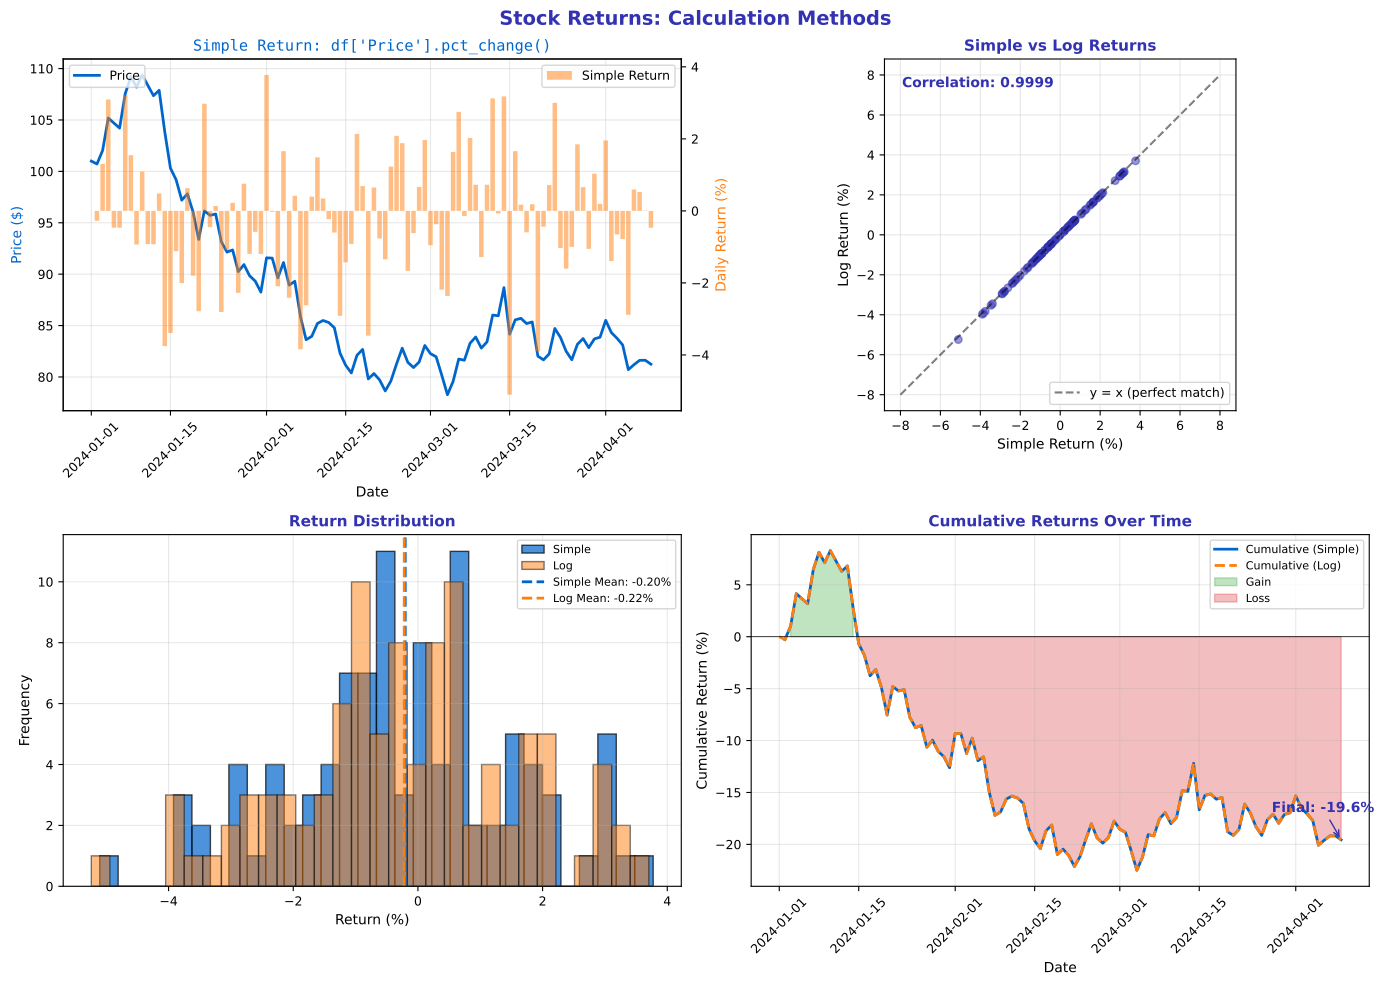

Generate this figure with Python:
"""Returns Calculation - Computing and visualizing stock returns"""
import matplotlib.pyplot as plt
import numpy as np
import pandas as pd
from pathlib import Path

# Standard matplotlib configuration
plt.rcParams.update({
    'font.size': 10,
    'axes.labelsize': 10,
    'axes.titlesize': 11,
    'xtick.labelsize': 9,
    'ytick.labelsize': 9,
    'legend.fontsize': 9,
    'figure.figsize': (10, 6),
    'figure.dpi': 150
})

# Course colors
MLPURPLE = '#3333B2'
MLLAVENDER = '#ADADE0'
MLBLUE = '#0066CC'
MLORANGE = '#FF7F0E'
MLGREEN = '#2CA02C'
MLRED = '#D62728'

# Generate stock price data
np.random.seed(42)
n_days = 100
dates = pd.date_range('2024-01-01', periods=n_days, freq='D')
prices = 100 * np.exp(np.cumsum(np.random.randn(n_days) * 0.02))

# Calculate returns
simple_returns = pd.Series(prices).pct_change() * 100  # Simple returns in %
log_returns = np.log(prices[1:] / prices[:-1]) * 100  # Log returns in %
log_returns = np.insert(log_returns, 0, np.nan)

# Cumulative returns
cumulative_simple = (1 + simple_returns/100).cumprod() - 1
cumulative_log = np.exp(np.nancumsum(log_returns/100)) - 1

fig, axes = plt.subplots(2, 2, figsize=(14, 10))
fig.suptitle('Stock Returns: Calculation Methods', fontsize=14, fontweight='bold', color=MLPURPLE)

# Plot 1: Price and returns comparison
ax1 = axes[0, 0]
ax1_twin = ax1.twinx()
ax1.plot(dates, prices, color=MLBLUE, linewidth=2, label='Price')
ax1_twin.bar(dates, simple_returns, color=MLORANGE, alpha=0.5, width=0.8, label='Simple Return')
ax1.set_xlabel('Date', fontsize=10)
ax1.set_ylabel('Price ($)', fontsize=10, color=MLBLUE)
ax1_twin.set_ylabel('Daily Return (%)', fontsize=10, color=MLORANGE)
ax1.set_title("Simple Return: df['Price'].pct_change()", fontsize=11, color=MLBLUE, family='monospace')
ax1.tick_params(axis='x', rotation=45)
ax1.legend(loc='upper left', fontsize=9)
ax1_twin.legend(loc='upper right', fontsize=9)
ax1.grid(alpha=0.3)

# Plot 2: Simple vs Log returns
ax2 = axes[0, 1]
ax2.scatter(simple_returns[1:], log_returns[1:], alpha=0.5, color=MLPURPLE, s=30)
ax2.plot([-8, 8], [-8, 8], 'k--', alpha=0.5, label='y = x (perfect match)')
ax2.set_xlabel('Simple Return (%)', fontsize=10)
ax2.set_ylabel('Log Return (%)', fontsize=10)
ax2.set_title('Simple vs Log Returns', fontsize=11, fontweight='bold', color=MLPURPLE)
ax2.legend(fontsize=9)
ax2.grid(alpha=0.3)
ax2.set_aspect('equal')

# Add correlation text
corr = np.corrcoef(simple_returns[1:], log_returns[1:])[0, 1]
ax2.text(0.05, 0.95, f'Correlation: {corr:.4f}', transform=ax2.transAxes,
         fontsize=10, va='top', color=MLPURPLE, fontweight='bold')

# Plot 3: Return distribution
ax3 = axes[1, 0]
ax3.hist(simple_returns.dropna(), bins=30, alpha=0.7, color=MLBLUE, edgecolor='black', label='Simple')
ax3.hist(log_returns[1:], bins=30, alpha=0.5, color=MLORANGE, edgecolor='black', label='Log')
ax3.axvline(simple_returns.mean(), color=MLBLUE, linestyle='--', linewidth=2,
            label=f'Simple Mean: {simple_returns.mean():.2f}%')
ax3.axvline(np.nanmean(log_returns), color=MLORANGE, linestyle='--', linewidth=2,
            label=f'Log Mean: {np.nanmean(log_returns):.2f}%')
ax3.set_xlabel('Return (%)', fontsize=10)
ax3.set_ylabel('Frequency', fontsize=10)
ax3.set_title('Return Distribution', fontsize=11, fontweight='bold', color=MLPURPLE)
ax3.legend(fontsize=8)
ax3.grid(alpha=0.3)

# Plot 4: Cumulative returns
ax4 = axes[1, 1]
ax4.plot(dates, cumulative_simple * 100, color=MLBLUE, linewidth=2, label='Cumulative (Simple)')
ax4.plot(dates, cumulative_log * 100, color=MLORANGE, linewidth=2, linestyle='--', label='Cumulative (Log)')
ax4.axhline(0, color='black', linewidth=0.5)
ax4.fill_between(dates, 0, cumulative_simple * 100,
                 where=cumulative_simple > 0, alpha=0.3, color=MLGREEN, label='Gain')
ax4.fill_between(dates, 0, cumulative_simple * 100,
                 where=cumulative_simple < 0, alpha=0.3, color=MLRED, label='Loss')
ax4.set_xlabel('Date', fontsize=10)
ax4.set_ylabel('Cumulative Return (%)', fontsize=10)
ax4.set_title('Cumulative Returns Over Time', fontsize=11, fontweight='bold', color=MLPURPLE)
ax4.tick_params(axis='x', rotation=45)
ax4.legend(fontsize=8)
ax4.grid(alpha=0.3)

# Add final return annotation
final_return = cumulative_simple.iloc[-1] * 100
ax4.annotate(f'Final: {final_return:.1f}%', xy=(dates[-1], final_return),
             xytext=(-50, 20), textcoords='offset points',
             arrowprops=dict(arrowstyle='->', color=MLPURPLE),
             fontsize=10, fontweight='bold', color=MLPURPLE)

plt.tight_layout()
plt.savefig(Path(__file__).parent / 'chart.pdf', dpi=300, bbox_inches='tight')
plt.close()
